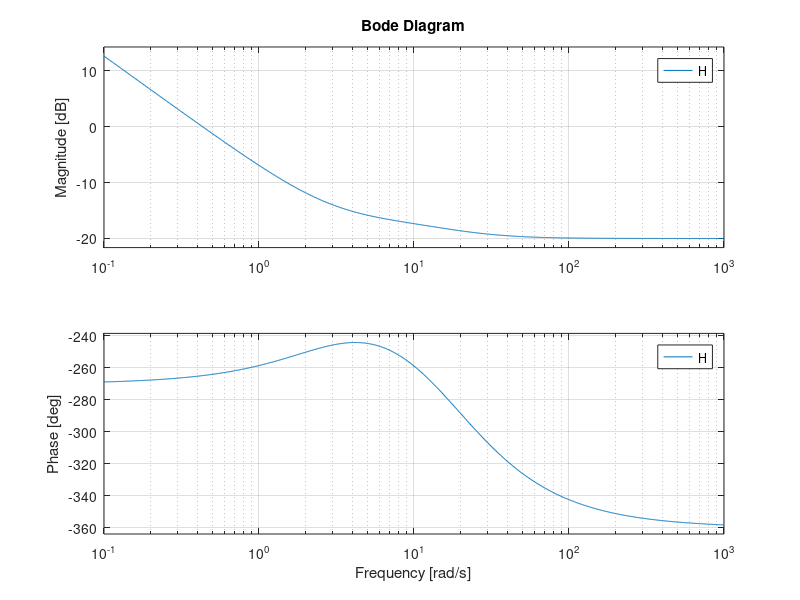
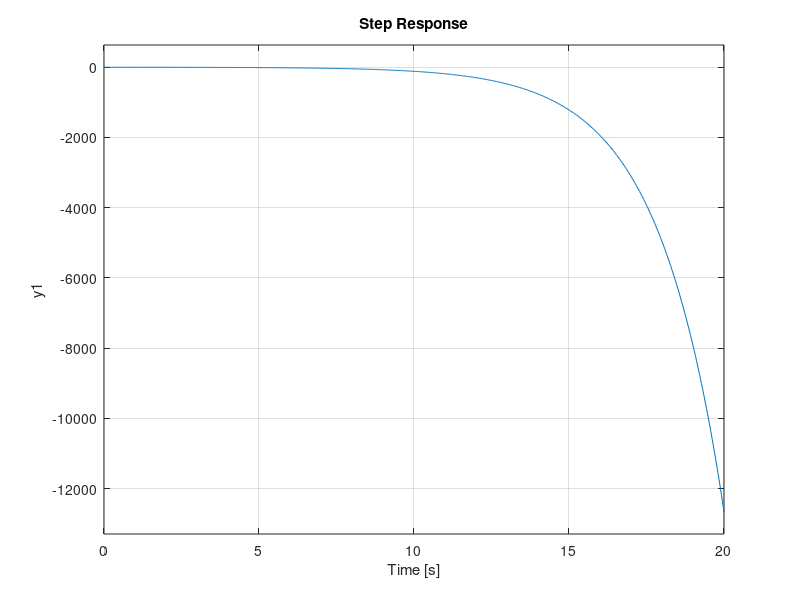
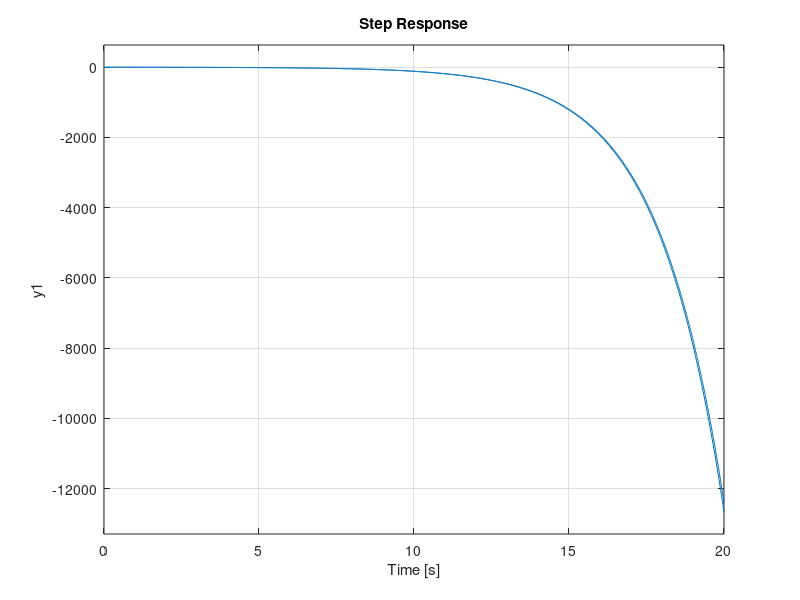

Write MATLAB code to recreate these figures, in order.
clear all,close all
n=1;m=1;k=1;

H=tf(n*conv([1,3],[1,-20]), 10*[1 15-m 0])

bode(H)

H0=feedback(k*H,1)
figure,step(H0)

Hd=c2d(H,1/140,'zoh')
Hdo=feedback(Hd,1)
figure, step(Hdo), hold on, step(H0)

[num,dem]=tfdata(H,'v');
[gv,r]=deconv([num zeros(1,3)], dem)
Ac=[0 -140;
    1 0]; Bc=[1;0]; C=[gv(2), gv(3)]; D=gv(1);
